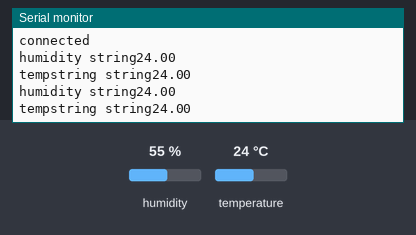
A sketch run on a simulated ESP8266 (NodeMCU). Parts: the last lines printed to the serial monitor. Inputs (shaded band) come from the test bench; at power-on: temperature 24 °C, humidity 55 %. WiFi joins after 1.5 s; servers stay silent unless stated; no MQTT or app messages arrive unless stated.

Above: at 4.7 s.
4.8 s: temperature set to 12 °C
At 6.7 s:
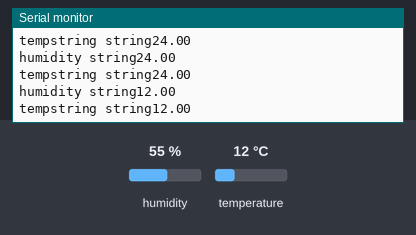
7.9 s: temperature set to 19 °C
At 9.1 s:
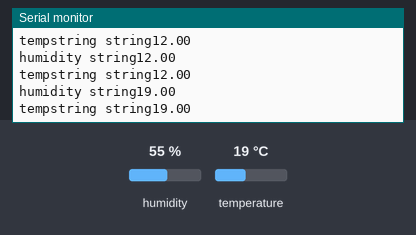
Timing chart, 0 to 10.9 s (numbered marks = the images above; inputs shaded):
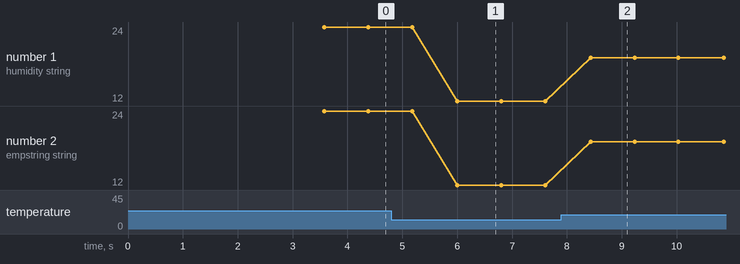

Measured:
- after the input at 4.8 s, the serial monitor: prints a new line after 1.2 s (image 1)
- after the input at 7.9 s, the serial monitor: prints a new line after 0.53 s (image 2)
- plotted number 1: 24 → 12 after the input at 4.8 s, 12 → 19 after the input at 7.9 s
- plotted number 2: 24 → 12 after the input at 4.8 s, 12 → 19 after the input at 7.9 s

The sketch:

dht_pub_full.ino
```cpp
#include <ESP8266WiFi.h>
#include <PubSubClient.h>
#include "DHT.h"
#define DHTPIN 2
#define DHTTYPE DHT11
DHT dht(DHTPIN, DHTTYPE);

const char* ssid = "iot-bhupendra";
const char* password =  "iot12345";
const char* mqttServer = "192.168.43.239";
const int mqttPort = 1883;
const char* mqttUser = "mqtt1";
const char* mqttPassword = "mqtt1";

WiFiClient espClient;
PubSubClient client(espClient);

void setup() {

  Serial.begin(115200);
  WiFi.begin(ssid, password);

  while (WiFi.status() != WL_CONNECTED) {
    delay(500);
    Serial.println("Connecting to WiFi..");
  }

  Serial.println("Connected to the WiFi network");

  client.setServer(mqttServer, mqttPort);

  while (!client.connected()) {
    Serial.println("Connecting to MQTT...");

    if (client.connect("ESP32Client", mqttUser, mqttPassword )) {

      Serial.println("connected");

    } else {

      Serial.print("failed with state ");
      Serial.print(client.state());
      delay(2000);

    }
  }


 dht.begin();
 delay(2000);
}

void loop() {
    float h = dht.readHumidity();
    float t = dht.readTemperature();
    char tempString[8];
    dtostrf(t, 1, 2, tempString);

    char humidString[8];
    dtostrf(t, 1, 2, humidString);

    Serial.print("humidity string");
    Serial.print(humidString);
    Serial.println("");
    Serial.print("tempstring string");
    Serial.print(tempString);
    Serial.println("");
//  if(!client.publish())
//  {
//    Serial.print("cannot publish");
//  }
   client.publish("iot",tempString);

   client.publish("iot2",humidString);
//    Serial.print("Current humidity = ");
//    Serial.print(h);
//    Serial.print("%  ");
//    Serial.print("temperature = ");
//    Serial.print(t);
//    Serial.println("C  ");
    delay(800);
}
```
